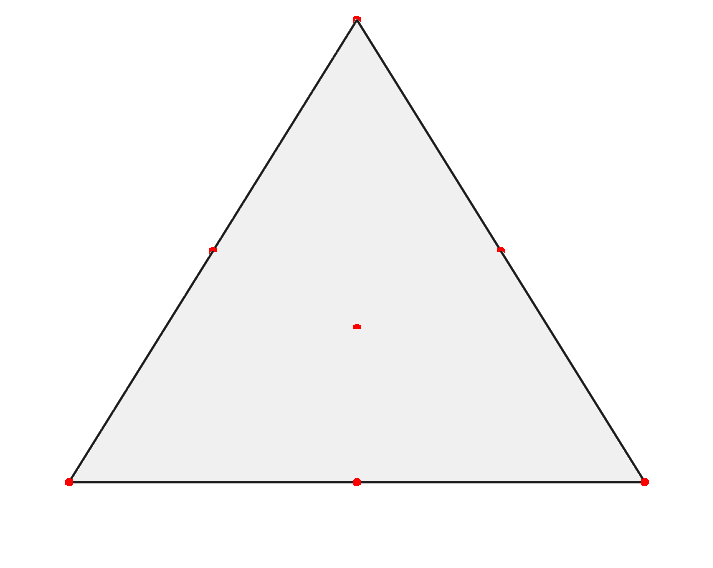
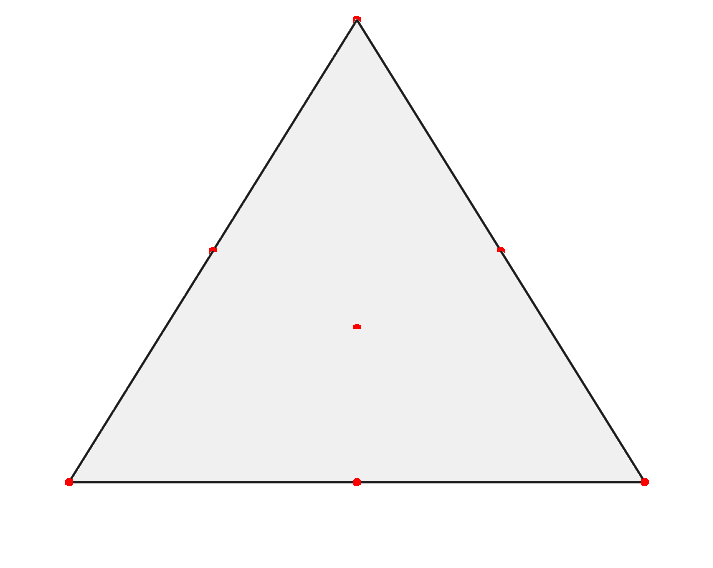

These figures' MATLAB source, in order:
function plotquery_rd()
%PLOTQUERY_RD Draw the reaction-diffusion query pattern as a 2-D triangle.
%
%   Draws the right tetrahedron used by the FEM (three mutually orthogonal
%   edges meet at (1,0,0)) and marks the 15 query points of the 'fifteen'
%   pattern: 4 vertices + 6 edge midpoints + 4 face centroids + the
%   tetrahedron centroid.
%
% Output (figures/pltfig/reaction_diffusion/query/):
%   reaction_diffusion_query_15points.pdf/.png

    % Standard right tetrahedron: right angle at the origin, the three
    % orthogonal edges along +x, +y, +z. The bottom face (z=0) is exactly
    % the right triangle used in the Burgers plot.
    p1 = [0.0, 0.0, 0.0];
    p2 = [1.0, 0.0, 0.0];
    p3 = [0.0, 1.0, 0.0];
    p4 = [0.0, 0.0, 1.0];
    V = [p1; p2; p3; p4];

    m12 = 0.5 * (p1 + p2);
    m13 = 0.5 * (p1 + p3);
    m14 = 0.5 * (p1 + p4);
    m23 = 0.5 * (p2 + p3);
    m24 = 0.5 * (p2 + p4);
    m34 = 0.5 * (p3 + p4);
    f123 = (p1 + p2 + p3) / 3;
    f124 = (p1 + p2 + p4) / 3;
    f134 = (p1 + p3 + p4) / 3;
    f234 = (p2 + p3 + p4) / 3;
    centroid = 0.25 * (p1 + p2 + p3 + p4);

    pts = [ ...
        p1; p2; p3; p4; ...
        m12; m13; m14; m23; m24; m34; ...
        f123; f124; f134; f234; ...
        centroid];

    root = fileparts(fileparts(fileparts(mfilename('fullpath'))));
    figDir = fullfile(root, 'figures', 'pltfig', ...
        'reaction_diffusion', 'query');
    if exist(figDir, 'dir') ~= 7
        mkdir(figDir);
    end

    fig = figure('Color', 'w', 'Units', 'points', ...
        'Position', [1, 1, 514, 409], 'Visible', 'on');
    ax = axes(fig, 'Position', [0.02, 0.02, 0.96, 0.96]);
    faces = [1 2 3; 1 2 4; 1 3 4; 2 3 4];
    patch(ax, 'Faces', faces, 'Vertices', V, ...
        'FaceColor', [0.93 0.93 0.93], 'FaceAlpha', 0.55, ...
        'EdgeColor', [0.1 0.1 0.1], 'LineWidth', 1.4);
    hold(ax, 'on');
    scatter3(ax, pts(:, 1), pts(:, 2), pts(:, 3), 40, 'r', 'filled');
    hold(ax, 'off');
    axis(ax, 'equal');
    axis(ax, 'off');
    box(ax, 'off');
    view(ax, [1, 1, 1]);
    camorbit(ax, 0, -22);   % tilt the view so the tetrahedron sits lower
    plotquery_rd_export(fig, ...
        fullfile(figDir, 'reaction_diffusion_query_15points.pdf'), ...
        fullfile(figDir, 'reaction_diffusion_query_15points.png'));
    fprintf('Saved reaction-diffusion query pattern (2-D triangle)\n');
end


function plotquery_rd_export(fig, outPdf, outPng)
    set(fig, 'PaperUnits', 'points', ...
        'PaperSize', [514, 409], ...
        'PaperPosition', [0, 0, 514, 409]);
    print(fig, outPdf, '-dpdf', '-painters');
    try
        print(fig, outPng, '-dpng', '-r300');
    catch
        exportgraphics(fig, outPng, 'Resolution', 300);
    end
    close(fig);
end
